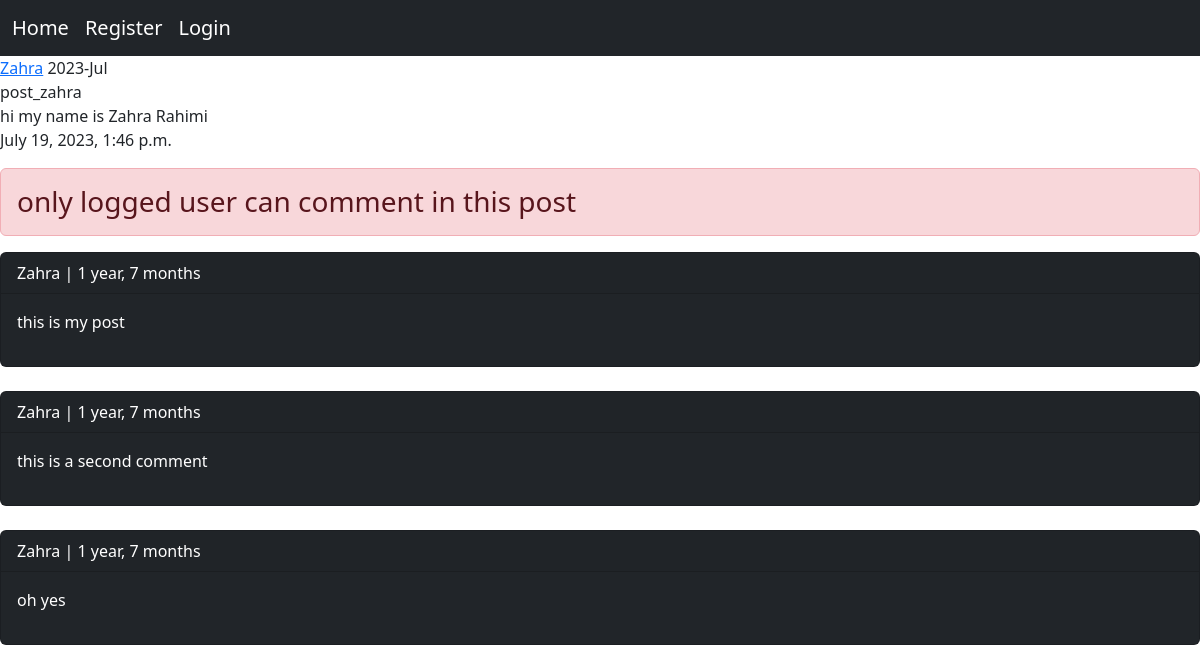
The page /post/2/hi-my-name/ on the database its author committed.
### home/models.py (models this page shows, shortened)
class Post(models.Model):
    user = models.ForeignKey(User, on_delete=models.CASCADE, related_name='posts')
    title = models.CharField(max_length=250)
    slug = models.SlugField()
    body = models.TextField()
    create = models.DateTimeField(auto_now_add=True)
    update = models.DateTimeField(auto_now=True)
    class Meta:
        ordering = ('-create',)

class Comment(models.Model):
    user = models.ForeignKey(User, on_delete=models.CASCADE, related_name='user_comments')
    post = models.ForeignKey(Post, on_delete=models.CASCADE, related_name='post_comments')
    reply = models.ForeignKey('self', on_delete=models.CASCADE, related_name='reply_comments', blank=True, null=True)
    is_reply = models.BooleanField(default=False)
    body = models.TextField(max_length=100)
    create = models.DateTimeField(auto_now_add=True)

### home/views.py (the view, shortened to what this page needs)
# urls.py: path('post/<int:post_id>/<slug:post_slug>/', views.PostDetailView.as_view(), name='post_detail'),
class PostDetailView(View):
    form_class = CommentCreateForm
    form_class_reply = CommentReplyForm
    def setup(self, request, *args, **kwargs):
        self.post_instance = get_object_or_404(Post, pk=kwargs['post_id'], slug=kwargs['post_slug'])
        return super().setup(request, *args, **kwargs)
    def get(self, request, *args, **kwargs):
        comments = self.post_instance.post_comments.filter(is_reply=False)
        return render(request, 'home/detail.html', {'post': self.post_instance, 'comments': comments,
                                                    'form': self.form_class,
                                                    'form_reply': self.form_class_reply})

### home/templates/home/detail.html (shortened to what this page needs)
{% extends 'base.html' %}
{% block content %}
    <p>
        <a href="{% url 'accounts:user_profile' post.user_id %}">{{ post.user.username }}</a>
        {{ post.update|date:"Y-M" }}<br>
        {{ post.title }}<br>
        {{ post.body }}<br>
        {{ post.create }}<br>
    {% if request.user.is_authenticated %}
        <a href="{% url 'home:post_like' post.id %}" class="btn btn-primary">LIKE {{ post.like_count }}</a>
        <form action="" method="post">
        {% csrf_token %}
        {{ form.as_p }}
        <input type="submit" value="SEND COMMENT">
        </form><br>
    {% else %}
        <h3 class="alert alert-danger">only logged user can comment in this post</h3>
    {% endif %}
    {% for comment in comments %}
        <div class="card bg-dark text-white">
            <p class="card-header">{{ comment.user }} | {{ comment.create|timesince }}</p>
            <p class="card-body">{{ comment.body}} </p>
        </div><br>
        {% empty %}
        <p class="card bg-dark text-white">No Comments</p>
    {% endfor %}
    </p>
{% endblock %}

### templates/base.html (shortened to what this page needs)
<!DOCTYPE html>
<html lang="en">
<head>
    <link href=" https://cdn.jsdelivr.net/npm/bootstrap@5.3.0/dist/css/bootstrap.min.css" rel="stylesheet">
</head>
<body>
    {% include 'inc/navbar.html' %}
    {% block content %}
    {% endblock %}
</body>
</html>

### templates/inc/navbar.html
<nav class="navbar navbar-expand-lg navbar-dark bg-dark">
    <div class="container-fluid">
        <div class="navbar-nav">
            <a class="navbar-brand" active href="{% url 'home:home' %}">Home</a>
            {% if request.user.is_authenticated %}
                <a class="navbar-brand" href="{% url 'accounts:user_profile' request.user.id%}">Profile</a>
                <a class="navbar-brand" active href="{% url 'accounts:reset_password' %}">ResetPassword</a>
                <a class="navbar-brand" active href="{% url 'accounts:user_logout' %}">Logout</a>
            {% else %}
                <a class="navbar-brand" active href="{% url 'accounts:user_register' %}">Register</a>
                <a class="navbar-brand" active href="{% url 'accounts:user_login' %}">Login</a>
            {% endif %}
        </div>
    </div>
</nav>

### rows shown on the page
Post: user.username "Zahra", update "2023-Jul", title "post_zahra", body "hi my name is Zahra Rahimi", create "July 19, 2023, 1:46 p.m."
Comment: user "Zahra", create "1 year, 7 months", body "this is my post"
Comment: user "Zahra", create "1 year, 7 months", body "this is a second comment"
Comment: user "Zahra", create "1 year, 7 months", body "oh yes"
